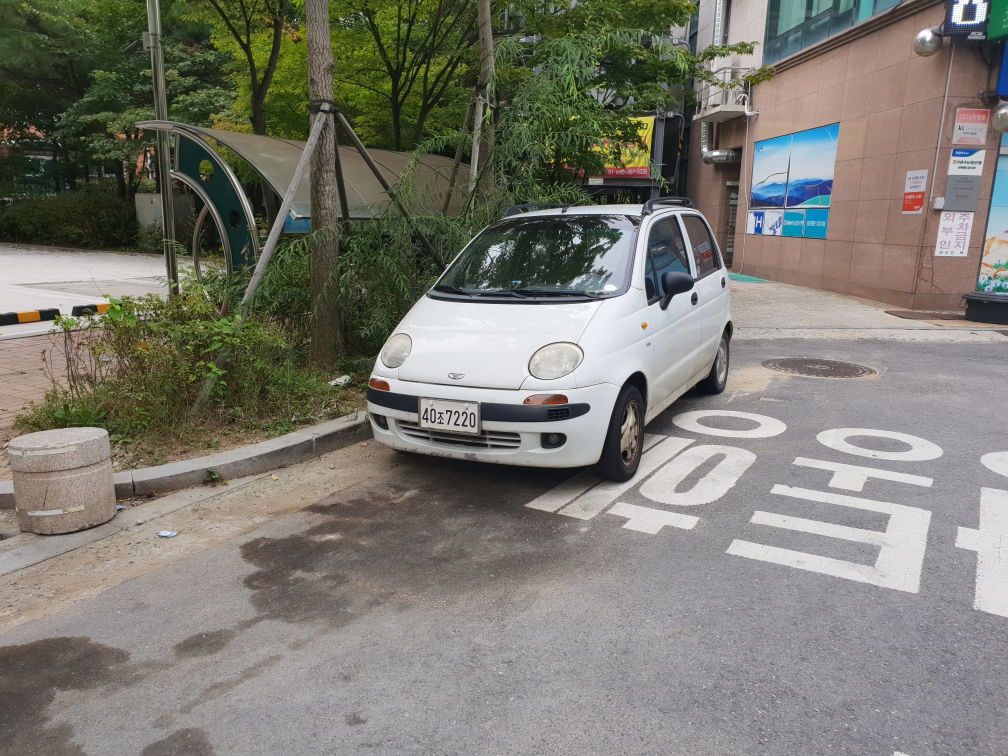
#> input picture default.jpg, 4032 x 3024 px (shown at 1/4 size); its folder holds only this picture in this run
$ python -i vocedit.py   (imports and definitions only)   (older library calls are emulated)
#> lines starting #> are read from the running program, lines starting #| are printed output that depends on the picture

import simpleguitk
from tkinter import *
from tkinter import messagebox
from tkinter import filedialog
import time
from PIL import ImageTk, Image
import xml.etree.ElementTree as xml_tree
import os.path, sys, glob, time
import cv2
import numpy
from datetime import datetime


set_debug_level = 0

# [91 lines left out: functions init_k, init_e, log, not called in this run]


class Obj:
  # [13 lines left out: function __init__, not called in this run]
  def __str__(self):
    return "<{}<{},{} ~ {},{}>_".format(self.name, self.xmin, self.ymin, self.xmax, self.ymax)

class Rect:
  # [5 lines left out: function __init__, not called in this run]

  def list(self):
    return [[self.x, self.y], [self.x, self.y + self.h], [self.x + self.w, self.y + self.h],
        [self.x + self.w, self.y]]

  def __str__(self):
    return "<{},{} ~ {},{}>".format(self.x, self.y, self.w, self.h)


class VocEditor:
  def __init__(self, image_list):
    self.init_image(image_list)
    self.init_screen()
    self.loadXml()

  def init_image(self, image_list):
    # image
    self.image_list = image_list
    self.curr_image_index = 0

    # working image object
    self.org_img = None
    self.canvas_img = None
    self.org_img_width = 0
    self.org_img_height = 0
    self.object_list = []
    self.select_list = []

    # Canvas,  GUI Screen
    self.canvas_img_width = 1
    self.canvas_img_height = 1

  def init_screen(self):
    # CUI
    self.root = Tk()
    self.Title = "Pascal VOC Data Editor"
    self.root.title(self.Title)

    # toolbar var
    self.curr_obj_name = StringVar()
    self.curr_file_name = StringVar()
    self.is_autosave = IntVar()
    self.is_autosave.set(1)
    self.is_show_label = IntVar()
    self.is_show_label.set(1)
    self.is_difficult = IntVar()
    self.is_difficult.set(0)
    self.is_truncated = IntVar()
    self.is_truncated.set(0)

    # Tool bar , event define
    toolbar = Frame(self.root, height=3)
    toolbar.pack(side=TOP, anchor=NW)

    self.btn_flist = Button(toolbar, text="File", command=self.onFlist)
    self.btn_flist.pack(side=LEFT)
    self.root.bind('<Control-O>', self.onFlist)

    self.label3 = Label(toolbar, text=FName)
    self.label3.pack(side=LEFT)
    self.curr_fname = Entry(toolbar, textvariable=self.curr_file_name, bd=1, width=20)
    self.curr_fname.pack(side=LEFT)

    self.btn_read = Button(toolbar, text=FRead, command=self.onRead)
    self.btn_read.pack(side=LEFT)
    self.root.bind('<Control-r>', self.onRead)
    self.btn_save = Button(toolbar, text=FWrite, command=self.onSave)
    self.btn_save.pack(side=LEFT)
    self.root.bind('<Control-s>', self.onSave)
    self.btn_prev = Button(toolbar, text="<<", command=self.onPrev)
    self.btn_prev.pack(side=LEFT)
    self.root.bind('<Prior>', self.onPrev)
    self.btn_next = Button(toolbar, text=">>", command=self.onNext)
    self.btn_next.pack(side=LEFT)
    self.root.bind('<Next>', self.onNext)
    self.auto_save = Checkbutton(toolbar, text=ASave, variable=self.is_autosave, command=self.onAutosave)
    self.auto_save.pack(side=LEFT)

    Label(toolbar, width=1).pack(side=LEFT)
    self.label1 = Label(toolbar, text=OName)
    self.label1.pack(side=LEFT)
    self.entry1 = Entry(toolbar, textvariable=self.curr_obj_name, bd=3, width=20)
    self.entry1.pack(side=LEFT)
    self.chk_difficult = Checkbutton(toolbar, text="di.", variable=self.is_difficult, command=self.ondifficult)
    self.chk_difficult.pack(side=LEFT)
    self.chk_truncated = Checkbutton(toolbar, text="tr.", variable=self.is_truncated, command=self.onTruncated)
    self.chk_truncated.pack(side=LEFT)
    Label(toolbar, width=1).pack(side=LEFT)
    self.btn_Update = Button(toolbar, text=OSave, command=self.onUpdate)
    self.btn_Update.pack(side=LEFT)
    self.root.bind('<Return>', self.onUpdate)

    self.chk_show_label = Checkbutton(toolbar, text=OShow, variable=self.is_show_label, command=self.onShowLabel)
    self.chk_show_label.pack(side=LEFT)

    self.btn_search = Button(toolbar, text=OSearch, command=self.onSearch)
    self.btn_search.pack(side=LEFT)
    Label(toolbar, width=1).pack(side=LEFT)

    self.btn_unselect = Button(toolbar, text=OunSelect, command=self.onUnSelectAll)
    self.btn_unselect.pack(side=LEFT)
    self.root.bind('<Escape>', self.onUnSelectAll)
    self.btn_erase = Button(toolbar, text=OErase, command=self.onErase)
    self.btn_erase.pack(side=LEFT)
    self.root.bind('<Delete>', self.onErase)

    Label(toolbar, width=1).pack(side=LEFT)


    self.btn_next = Button(toolbar, text="Help", command=self.onHelp)
    self.btn_next.pack(side=LEFT)
    self.root.bind('<Control-h>', self.onHelp)


    # image mouse event
    self.canvas = Canvas(self.root, width=800, height=600)
    self.canvas.pack(fill=BOTH, expand=YES)
    self.canvas.bind('<Button-1>', self.onStart)
    self.canvas.bind('<B1-Motion>', self.onGrow)
    self.canvas.bind('<Double-1>', self.onSelect)
    self.canvas.bind('<Button-3>', self.onUnSelect1)
    self.canvas.bind("<Configure>", self.onResize)

    # self.root.bind("<Key>",self.key)
    self.root.bind('<Control-a>', self.onSelectAll)
    self.root.bind('<Control-p>', self.onAuto)
    # object move
    self.root.bind('<Up>', self.onUp)
    self.root.bind('<Down>', self.onDown)
    self.root.bind('<Left>', self.onLeft)
    self.root.bind('<Right>', self.onRight)
    self.root.bind('<Control-Up>', self.onCtrlUp)
    self.root.bind('<Control-Left>', self.onCtrlLeft)
    self.root.bind('<Control-Down>', self.onCtrlDown)
    self.root.bind('<Control-Right>', self.onCtrlRight)


  ##############################################################################
  # Button event
  ##############################################################################
  # [8 lines left out: function onFlist, not called in this run]

  def onHelp(self, event=None):
    messagebox.showinfo("Help", help_text)

  def ondifficult(self):
    pass

  def onAutosave(self):
    pass

  def onTruncated(self):
    pass

  def onShowLabel(self):
    log(2, 'onShowLabel')
    self.displayBox()

  # [175 lines left out: functions onResize, onSearch, onUpdate, onErase, onAuto, onRead and 12 more, not called in this run]

  ##############################################################################
  # canvas  event
  ##############################################################################
  def onStart(self, event):
    log(3, 'onStart')
    self.start = event

  # [123 lines left out: functions onGrow, onSelect, onUnSelect1, onUnSelectAll, findParentObjectInSelectList, toobarObjName and 3 more, not called in this run]

  def calcSize(self, obj):
    return abs(obj.xmax - obj.xmin) * abs(obj.ymax - obj.ymin)

  # [86 lines left out: functions loadFile, loadXml, loadImage, displayBox, create_rectangle_tagged, getMinMax, not called in this run]

  def beep1(self, s1=1):
    None
    # [9 lines of commented-out code are left out]
  # [143 lines left out: functions saveVocXml, loadVocXml, parseImageInfo, not called in this run]


# [15 lines not run here, left out]

>>> import cv2
>>> picture = cv2.imread('default.jpg', cv2.IMREAD_GRAYSCALE)
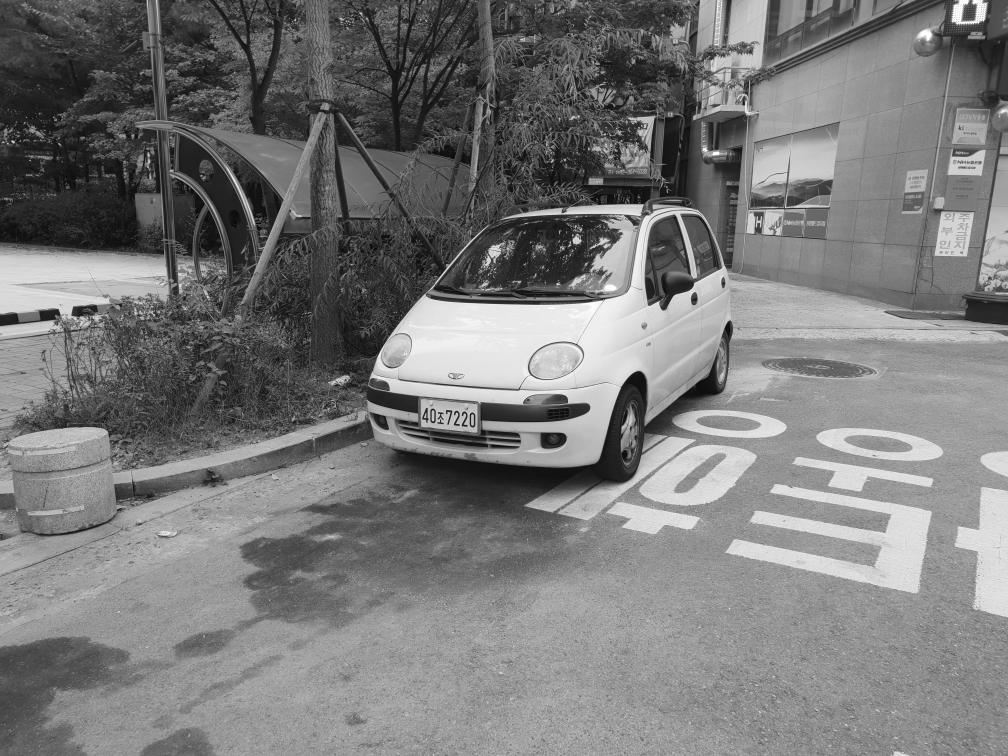
#> picture: shape (3024, 4032) (shown at 1/4 size); min 0, max 255, mean 121.6
#> (the run stopped early here; a loop or call above may not have finished)
